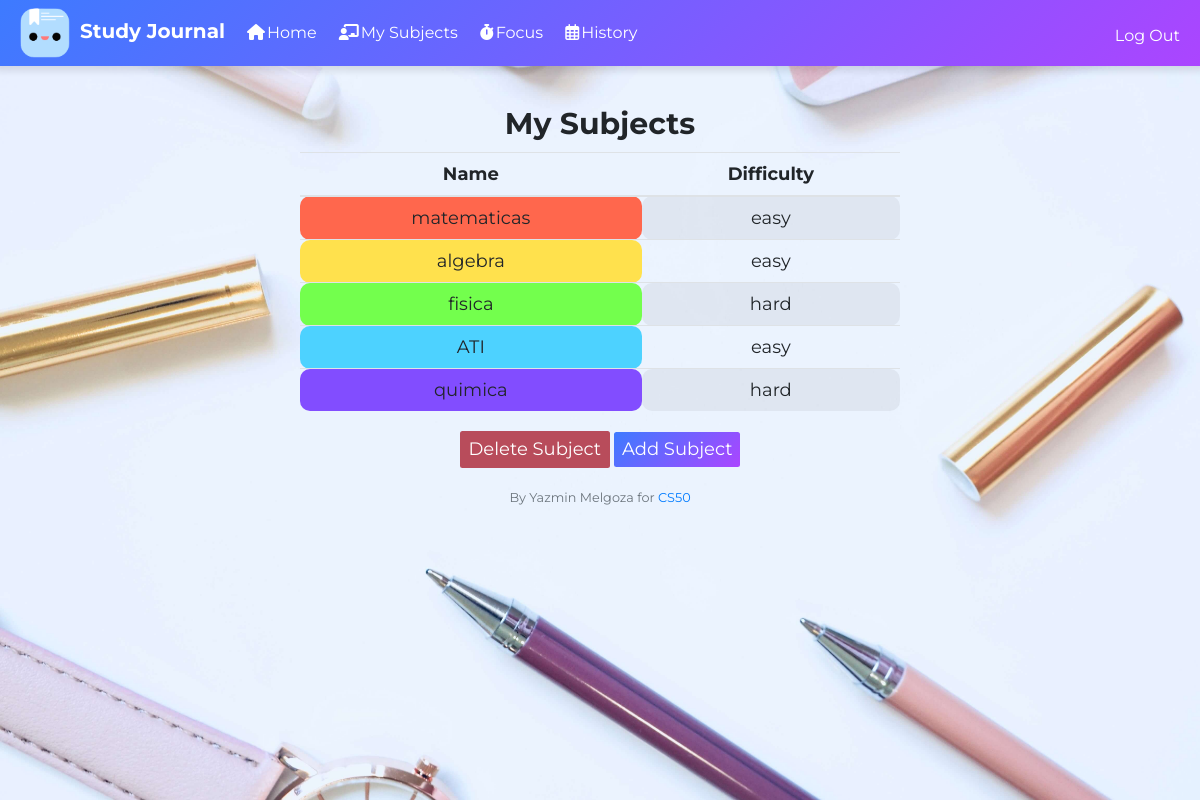
/subjects (signed in), run on an earlier commit of the app's database.
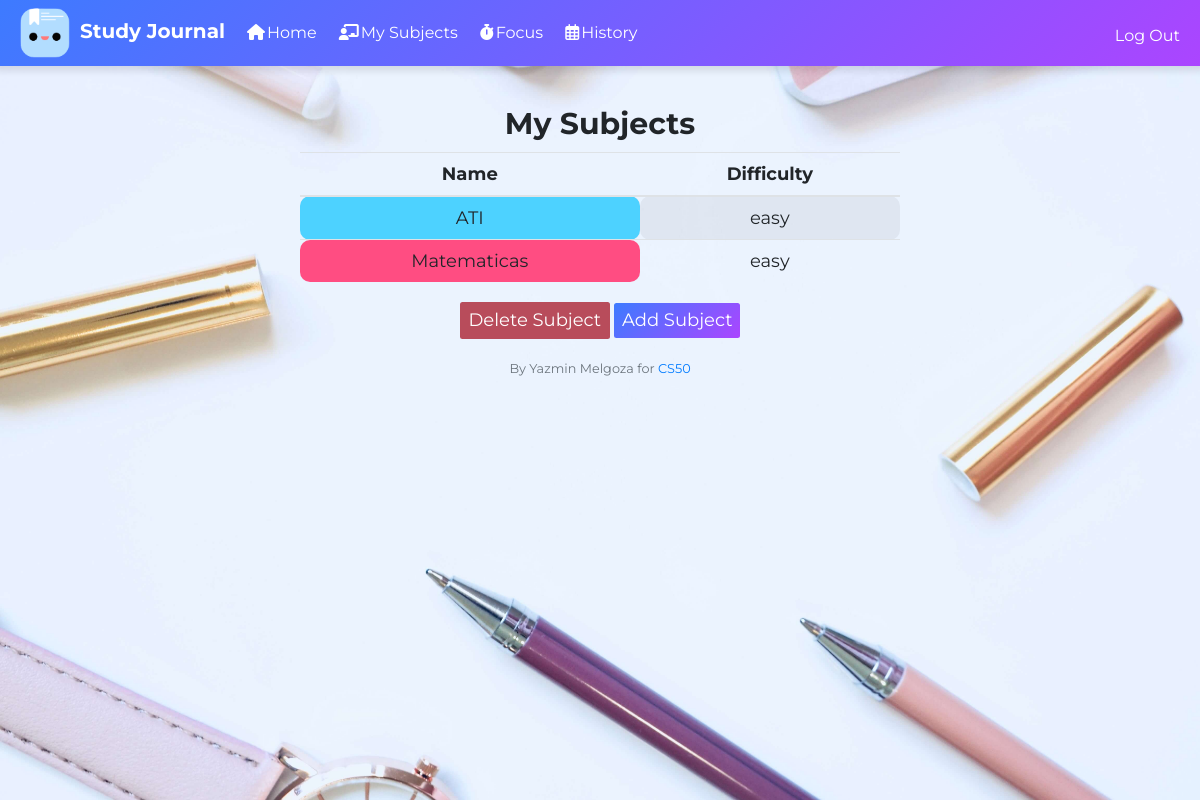
And on a later commit of the database.
### tables this page shows
CREATE TABLE subjects (id INTEGER, user_id INTEGER, subject TEXT, difficulty TEXT, color TEXT, hide TEXT DEFAULT 'false', PRIMARY KEY(id));

### app.py (the view)
@app.route("/subjects")
@login_required
def subjects():
    subjects = db.execute("SELECT * FROM subjects WHERE user_id = ? AND hide = 'false'", session["user_id"])
    return render_template("subjects.html", subjects=subjects)

### app.py (called while the page is built)
@app.after_request
def after_request(response):
    response.headers["Cache-Control"] = "no-cache, no-store, must-revalidate"
    response.headers["Expires"] = 0
    response.headers["Pragma"] = "no-cache"
    return response

### helpers.py (called while the page is built)
def login_required(f):
    @wraps(f)
    def decorated_function(*args, **kwargs):
        if session.get("user_id") is None:
            return redirect("/login")
        return f(*args, **kwargs)
    return decorated_function

### templates/subjects.html (shortened to what this page needs)
{% extends "layout.html" %}
{% block main %}
    <h2>My Subjects</h2>
    <div class="contain_subjects">
        <table class="table table-striped">
            <thead>
                <tr>
                    <th>Name</th>
                    <th>Difficulty</th>
                </tr>
            </thead>
            <tbody>
                {% for row in subjects%}
                    <tr>
                        <td style="background-color: {{ row.color }}">{{ row.subject }}</td>
                        <td>{{ row.difficulty }}</td>
                    </tr>
                {% endfor %}
            </tbody>
        </table>
    </div>
        <button class="btn btn-red" id="btn-delete-subject">Delete Subject</button>
        <button class="btn btn-purple" id="btn-add-task">Add Subject</button>
{% endblock %}

### templates/layout.html (shortened to what this page needs)
<!DOCTYPE html>
<html lang="en">
    <head>
        <link rel="stylesheet" href="https://cdn.jsdelivr.net/npm/bootstrap@4.5.3/dist/css/bootstrap.min.css">
        <link href="/static/styles.css" rel="stylesheet">
    </head>
    <body>
        <header>
            <nav class="navbar navbar-expand-lg fixed-top">
                <a class="navbar-brand" href="/"><img class="logo" src="./static/applogo.png" alt="logo">Study Journal</a>
                <div class="collapse navbar-collapse" id="navbarText">
                  {% if session.user_id %}
                    <ul class="navbar-nav mr-auto">
                      <li class="nav-item active"><a class="nav-link" href="/"><i class="fas fa-home"></i>Home</a></li>
                      <li class="nav-item"><a class="nav-link" href="/subjects"><i class="fas fa-chalkboard-teacher"></i>My Subjects</a></li>
                      <li class="nav-item"><a class="nav-link" href="/focus"><i class="fas fa-stopwatch"></i>Focus</a></li>
                      <li class="nav-item"><a class="nav-link" href="/history"><i class="far fa-calendar-alt"></i>History</a></li>
                    </ul>
                    <ul class="navbar-nav ml-auto mt-2">
                        <li class="nav-item"><a class="nav-link" href="/logout">Log Out</a></li>
                    </ul>
                  {% else %}
                    <ul class="navbar-nav ml-auto mt-2">
                        <li class="nav-item"><a class="nav-link" href="/register">Register</a></li>
                        <li class="nav-item"><a class="nav-link" href="/login">Log In</a></li>
                    </ul>
                  {% endif %}
                  </div>
            </nav>
        </header>
        <div class="jumbotron text-center">
          <div class="intro">
            <main>
              {% block main %}{% endblock %}
            </main>
            <footer class="small text-center text-muted">
                By Yazmin Melgoza for <a href="https://cs50.harvard.edu/" target="_blank">CS50</a>
            </footer>
          </div>
        </div>
    </body>
</html>

### static/styles.css (style rules this page uses)
* { margin: 0; padding: 0; font-family: "Montserrat"; box-sizing: border-box; }
html { font-size: 62.5%; overflow-x: hidden; }
body { font-size: 1.6rem; }
nav .navbar-brand { font-size: 2rem; font-weight: bold; color: #fff; }
nav a { color: #fff; }
h2 { font-size: 3rem; font-weight: bold; }
nav { background: linear-gradient(135deg, hsla(221, 100%, 62%, 1),#ab45ff); backdrop-filter: blur(10px); box-shadow: 0px 0px 7px 5px rgba(0, 0, 0, 0.1) }
.jumbotron { background-image: url(jess-bailey-vKODbrxSEd0-unsplash.jpg); min-height: 100vh; height:100%; width: 100vw; background-size: cover; background-position: center; background-attachment: fixed; border-radius: 0px!important; margin: 0; }
.intro { margin-top: 6.5rem; width: 100%; height: 100%; }
.contain_subjects { width: 90%; max-width: 60rem; margin: 1rem auto; max-height: 80vh; overflow-x: scroll; overflow-y: scroll; }
.btn-red { background:#b84c5b; font-size: 1.8rem; color: #fff; }
.btn-purple { background: linear-gradient(135deg, hsla(221, 100%, 62%, 1),#ab45ff); color: #fff; font-size: 1.8rem; border: none; }
main { padding-top: 0.1rem; font-size: 1.8rem; text-align: center; }
.logo { height:5rem; margin: 0 1rem; }
footer { margin: 2rem auto; }
nav div ul li { margin: 0 0.5rem; }
nav div ul li i { margin: 0 0.2rem; }
td { border-radius: 1rem; }

What changed in the data, as far as the page shows it:
removed subjects: subject "matematicas", difficulty "easy"
removed subjects: subject "algebra", difficulty "easy"
removed subjects: subject "fisica", difficulty "hard"
changed subjects: color "#824dff" → "#ff4d82" (drawn); subject "quimica" → "Matematicas"; difficulty "hard" → "easy"
